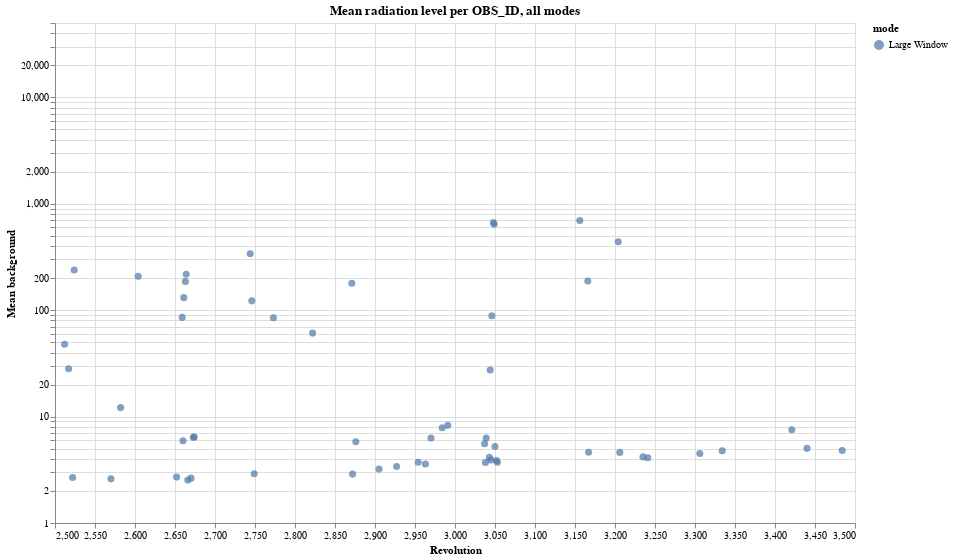

Notebook code for this chart:
### Code cell
#
#
#select = "all"
#if (select == 'all'):
#    xtab = trad[trad.mean_bkg >= 1.0]

select = "Large"
xtab = trad[trad['mode'].str.contains(select)]

xtab = xtab[xtab.mean_bkg >= 1.0]

base = alt.Chart(xtab,title="Mean radiation level per OBS_ID, all modes",width=800,height=500)

points = base.mark_point(filled=True, size=50).encode(
    x=alt.X(
        "rev",
        scale=alt.Scale(domain=(2500,3500)),
        axis=alt.Axis(title='Revolution')
    ),
    y=alt.Y(
        'mean_bkg',
        scale=alt.Scale(type='log',domain=(1,50000)),
        axis=alt.Axis(title="Mean background")
    ),
    color='mode',
    tooltip=['rev', 'obsid','mean_bkg','std_bkg', 'mode']
)

# generate the error bars
errorbars = base.mark_rule().encode(
    x="rev",
    y="ymin:Q",
    y2="ymax:Q"
).transform_calculate(
    ymin="datum.mean_bkg-datum.std_bkg ",
    ymax="datum.mean_bkg+datum.std_bkg"
)

#points + errorbars

points

#chart.save("test_altair_plot.png")
#.mark_circle(size=60).encode(
#    alt.X('rev',scale=alt.Scale(domain=(2500,3500))),
#    alt.Y('mean_bkg',scale=alt.Scale(type="log")),
#    color='mode',
#    tooltip=['rev', 'obsid','mean_bkg', 'mode']
#).interactive()

### Figure 1 — Vega-Lite specification as saved in the notebook (floating-point values rounded to 4 significant figures)
{"$schema": "https://vega.github.io/schema/vega-lite/v2.6.0.json", "config": {"view": {"height": 300, "width": 400}}, "data": {"name": "data-088e7fcc8f80e2a692c2e49a1482793f"}, "datasets": {"data-088e7fcc8f80e2a692c2e49a1482793f": [{"expo": 107880, "mean_bkg": 47.86, "mode": " Large Window", "obsid": 721010201, "rev": 2512, "std_bkg": 374.6}, {"expo": 110180, "mean_bkg": 28.13, "mode": " Large Window", "obsid": 721010301, "rev": 2517, "std_bkg": 221.3}, {"expo": 117180, "mean_bkg": 2.68, "mode": " Large Window", "obsid": 721010401, "rev": 2522, "std_bkg": 0.55}, {"expo": 108780, "mean_bkg": 238.2, "mode": " Large Window", "obsid": 721010501, "rev": 2524, "std_bkg": 2870.0}, {"expo": 53080, "mean_bkg": 2.6, "mode": " Large Window", "obsid": 721730301, "rev": 2570, "std_bkg": 0.18}, {"expo": 65325, "mean_bkg": 12.15, "mode": " Large Window", "obsid": 723100401, "rev": 2582, "std_bkg": 58.27}, {"expo": 137311, "mean_bkg": 208.4, "mode": " Large Window", "obsid": 721010601, "rev": 2604, "std_bkg": 6740.0}, {"expo": 83680, "mean_bkg": 2.7, "mode": " Large Window", "obsid": 745110101, "rev": 2652, "std_bkg": 0.37}, {"expo": 100680, "mean_bkg": 85.58, "mode": " Large Window", "obsid": 745110201, "rev": 2659, "std_bkg": 2625.0}, {"expo": 130776, "mean_bkg": 5.94, "mode": " Large Window", "obsid": 743470201, "rev": 2660, "std_bkg": 9.81}, {"expo": 99180, "mean_bkg": 131.2, "mode": " Large Window", "obsid": 745110301, "rev": 2661, "std_bkg": 3969.0}, {"expo": 96680, "mean_bkg": 185.7, "mode": " Large Window", "obsid": 745110401, "rev": 2663, "std_bkg": 5623.0}, {"expo": 54680, "mean_bkg": 217.8, "mode": " Large Window", "obsid": 745110501, "rev": 2664, "std_bkg": 5009.0}, {"expo": 91980, "mean_bkg": 2.53, "mode": " Large Window", "obsid": 745110601, "rev": 2666, "std_bkg": 0.16}, {"expo": 95680, "mean_bkg": 2.64, "mode": " Large Window", "obsid": 745110701, "rev": 2670, "std_bkg": 0.17}, {"expo": 138679, "mean_bkg": 6.39, "mode": " Large Window", "obsid": 744450101, "rev": 2673, "std_bkg": 22.92}, {"expo": 67680, "mean_bkg": 6.42, "mode": " Large Window", "obsid": 744450401, "rev": 2674, "std_bkg": 38.12}, {"expo": 130120, "mean_bkg": 338.9, "mode": " Large Window", "obsid": 744490401, "rev": 2744, "std_bkg": 12110.0}, {"expo": 65980, "mean_bkg": 122.3, "mode": " Large Window", "obsid": 744490501, "rev": 2746, "std_bkg": 2836.0}, {"expo": 52300, "mean_bkg": 2.9, "mode": " Large Window", "obsid": 744490601, "rev": 2749, "std_bkg": 0.2}, {"expo": 137680, "mean_bkg": 84.8, "mode": " Large Window", "obsid": 744450301, "rev": 2773, "std_bkg": 2361.0}, {"expo": 121438, "mean_bkg": 60.9, "mode": " Large Window", "obsid": 761500201, "rev": 2822, "std_bkg": 200.5}, {"expo": 90680, "mean_bkg": 179.0, "mode": " Large Window", "obsid": 760530201, "rev": 2871, "std_bkg": 5281.0}, {"expo": 81280, "mean_bkg": 2.88, "mode": " Large Window", "obsid": 760530301, "rev": 2872, "std_bkg": 0.2}, {"expo": 77580, "mean_bkg": 5.8, "mode": " Large Window", "obsid": 764670101, "rev": 2876, "std_bkg": 11.73}, {"expo": 50680, "mean_bkg": 3.21, "mode": " Large Window", "obsid": 764420101, "rev": 2905, "std_bkg": 0.43}, {"expo": 75168, "mean_bkg": 3.39, "mode": " Large Window", "obsid": 790180101, "rev": 2927, "std_bkg": 0.2}, {"expo": 99679, "mean_bkg": 3.72, "mode": " Large Window", "obsid": 763480101, "rev": 2954, "std_bkg": 0.2}, {"expo": 131780, "mean_bkg": 3.59, "mode": " Large Window", "obsid": 764530101, "rev": 2963, "std_bkg": 0.42}, {"expo": 53980, "mean_bkg": 6.29, "mode": " Large Window", "obsid": 790180201, "rev": 2970, "std_bkg": 11.39}, {"expo": 55580, "mean_bkg": 7.86, "mode": " Large Window", "obsid": 790180501, "rev": 2984, "std_bkg": 18.03}, {"expo": 127980, "mean_bkg": 8.27, "mode": " Large Window", "obsid": 764620101, "rev": 2991, "std_bkg": 26.93}, {"expo": 86431, "mean_bkg": 5.56, "mode": " Large Window", "obsid": 780560101, "rev": 3037, "std_bkg": 16.54}, {"expo": 134484, "mean_bkg": 3.7, "mode": " Large Window", "obsid": 780561301, "rev": 3038, "std_bkg": 0.2}, {"expo": 129229, "mean_bkg": 6.3, "mode": " Large Window", "obsid": 780561401, "rev": 3039, "std_bkg": 35.58}, {"expo": 137480, "mean_bkg": 4.14, "mode": " Large Window", "obsid": 780561501, "rev": 3043, "std_bkg": 0.71}, {"expo": 137480, "mean_bkg": 27.46, "mode": " Large Window", "obsid": 780561601, "rev": 3044, "std_bkg": 638.5}, {"expo": 137480, "mean_bkg": 3.9, "mode": " Large Window", "obsid": 780561701, "rev": 3045, "std_bkg": 0.42}, {"expo": 137680, "mean_bkg": 88.73, "mode": " Large Window", "obsid": 792180101, "rev": 3046, "std_bkg": 3144.0}, {"expo": 137180, "mean_bkg": 667.3, "mode": " Large Window", "obsid": 792180201, "rev": 3048, "std_bkg": 23630.0}, {"expo": 135126, "mean_bkg": 642.7, "mode": " Large Window", "obsid": 792180301, "rev": 3049, "std_bkg": 23620.0}, {"expo": 137480, "mean_bkg": 5.24, "mode": " Large Window", "obsid": 792180401, "rev": 3050, "std_bkg": 10.17}, {"expo": 131771, "mean_bkg": 3.86, "mode": " Large Window", "obsid": 792180501, "rev": 3052, "std_bkg": 0.28}, {"expo": 132680, "mean_bkg": 3.73, "mode": " Large Window", "obsid": 792180601, "rev": 3053, "std_bkg": 0.21}, {"expo": 81674, "mean_bkg": 695.3, "mode": " Large Window", "obsid": 783230101, "rev": 3156, "std_bkg": 2974.0}, {"expo": 76143, "mean_bkg": 188.4, "mode": " Large Window", "obsid": 780690201, "rev": 3166, "std_bkg": 829.4}, {"expo": 86005, "mean_bkg": 4.62, "mode": " Large Window", "obsid": 780690301, "rev": 3167, "std_bkg": 0.6}, {"expo": 50680, "mean_bkg": 440.5, "mode": " Large Window", "obsid": 802560101, "rev": 3204, "std_bkg": 9759.0}, {"expo": 82680, "mean_bkg": 4.61, "mode": " Large Window", "obsid": 760020401, "rev": 3206, "std_bkg": 0.23}, {"expo": 58680, "mean_bkg": 4.18, "mode": " Large Window", "obsid": 803510201, "rev": 3235, "std_bkg": 0.2}, {"expo": 61380, "mean_bkg": 4.1, "mode": " Large Window", "obsid": 795600101, "rev": 3241, "std_bkg": 0.2}, {"expo": 116580, "mean_bkg": 4.5, "mode": " Large Window", "obsid": 804680101, "rev": 3306, "std_bkg": 0.3}, {"expo": 56180, "mean_bkg": 4.78, "mode": " Large Window", "obsid": 811213301, "rev": 3334, "std_bkg": 0.25}, {"expo": 50624, "mean_bkg": 7.51, "mode": " Large Window", "obsid": 823780201, "rev": 3421, "std_bkg": 19.01}, {"expo": 81574, "mean_bkg": 5.03, "mode": " Large Window", "obsid": 830390101, "rev": 3440, "std_bkg": 0.98}, {"expo": 74474, "mean_bkg": 4.8, "mode": " Large Window", "obsid": 830470101, "rev": 3484, "std_bkg": 0.22}]}, "encoding": {"color": {"field": "mode", "type": "nominal"}, "tooltip": [{"field": "rev", "type": "quantitative"}, {"field": "obsid", "type": "quantitative"}, {"field": "mean_bkg", "type": "quantitative"}, {"field": "std_bkg", "type": "quantitative"}, {"field": "mode", "type": "nominal"}], "x": {"axis": {"title": "Revolution"}, "field": "rev", "scale": {"domain": [2500, 3500]}, "type": "quantitative"}, "y": {"axis": {"title": "Mean background"}, "field": "mean_bkg", "scale": {"domain": [1, 50000], "type": "log"}, "type": "quantitative"}}, "height": 500, "mark": {"filled": true, "size": 50, "type": "point"}, "title": "Mean radiation level per OBS_ID, all modes", "width": 800}
